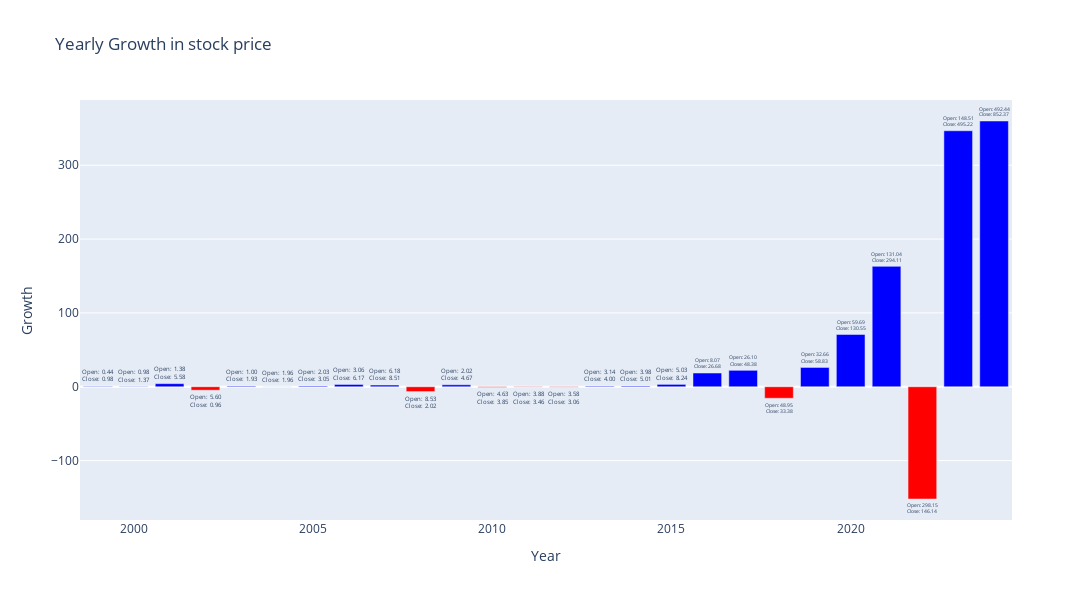

Notebook source saved alongside this figure:
### Code cell
# Create figure
fig2 = go.Figure()

# Add bars for growth
fig2.add_trace(go.Bar(
    x=df1['Year'],
    y=df1['Growth'],
    hoverinfo='x+name+y',
    marker_color=['blue' if g >= 0 else 'red' for g in df1['Growth']],
    name='Growth'
))

# Add open and close values on hover
hover_text = [f'Open: {o:.2f}<br>Close: {c:.2f}' for o, c in zip(df1['Open'], df1['Close'])]
fig2.update_traces(text=hover_text, textposition='outside')

# Update layout
fig2.update_layout(
    title='Yearly Growth in stock price',
    xaxis_title='Year',
    yaxis_title='Growth',
    hovermode='closest',
    width=1400,  # Set width of the figure
    height=600  # Set height of the figure
)

# Show the plot
fig2.show()

### Figure 1 — Plotly figure (JSON) as saved in the notebook; plotly's stock layout.template omitted (floating-point values rounded to 4 significant figures)
{"data": [{"hoverinfo": "x+name+y", "marker": {"color": ["blue", "blue", "blue", "red", "blue", "red", "blue", "blue", "blue", "red", "blue", "red", "red", "red", "blue", "blue", "blue", "blue", "blue", "red", "blue", "blue", "blue", "red", "blue", "blue"]}, "name": "Growth", "text": ["Open: 0.44<br>Close: 0.98", "Open: 0.98<br>Close: 1.37", "Open: 1.38<br>Close: 5.58", "Open: 5.60<br>Close: 0.96", "Open: 1.00<br>Close: 1.93", "Open: 1.96<br>Close: 1.96", "Open: 2.03<br>Close: 3.05", "Open: 3.06<br>Close: 6.17", "Open: 6.18<br>Close: 8.51", "Open: 8.53<br>Close: 2.02", "Open: 2.02<br>Close: 4.67", "Open: 4.63<br>Close: 3.85", "Open: 3.88<br>Close: 3.46", "Open: 3.58<br>Close: 3.06", "Open: 3.14<br>Close: 4.00", "Open: 3.98<br>Close: 5.01", "Open: 5.03<br>Close: 8.24", "Open: 8.07<br>Close: 26.68", "Open: 26.10<br>Close: 48.38", "Open: 48.95<br>Close: 33.38", "Open: 32.66<br>Close: 58.83", "Open: 59.69<br>Close: 130.55", "Open: 131.04<br>Close: 294.11", "Open: 298.15<br>Close: 146.14", "Open: 148.51<br>Close: 495.22", "Open: 492.44<br>Close: 852.37"], "textposition": "outside", "type": "bar", "x": [1999, 2000, 2001, 2002, 2003, 2004, 2005, 2006, 2007, 2008, 2009, 2010, 2011, 2012, 2013, 2014, 2015, 2016, 2017, 2018, 2019, 2020, 2021, 2022, 2023, 2024], "y": [0.5404, 0.3809, 4.2, -4.64, 0.9333, -0.000834, 1.015, 3.104, 2.327, -6.512, 2.652, -0.7775, -0.415, -0.51, 0.865, 1.033, 3.208, 18.61, 22.27, -15.57, 26.17, 70.86, 163.1, -152.0, 346.7, 359.9]}], "layout": {"height": 600, "hovermode": "closest", "title": {"text": "Yearly Growth in stock price"}, "width": 1400, "xaxis": {"title": {"text": "Year"}}, "yaxis": {"title": {"text": "Growth"}}}}
